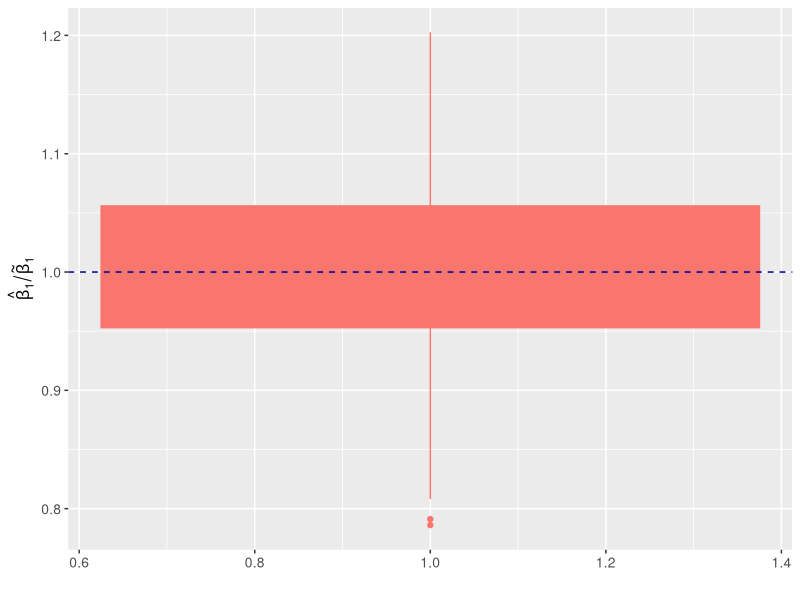
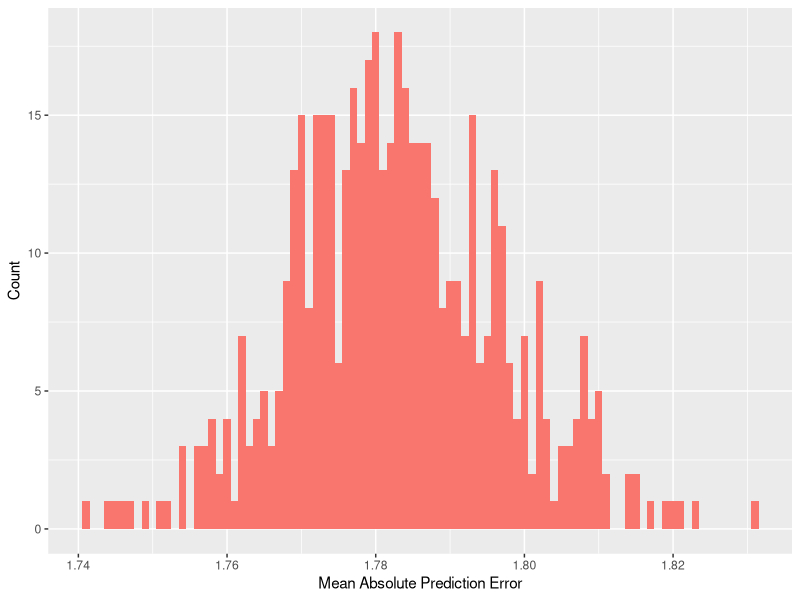

Write R code to recreate these figures, in order.
# Simulate data sets and store
rm(list=ls())
library(MASS)
set.seed(125)

# Set up storage
n.sim = 500
n.sub = 1000
n.cohort = 10000
datasets.sub = array(0, c(n.sub, 3, n.sim))
datasets.cohort = array(0, c(n.cohort, 3, n.sim))
# Col1: biomarker (M). Col2 = FFQ (W). Col3 = TDI (X)

# Mean and sd parameters drawn from Table 3 Prentice et al 2011b
# Truth X~N(mu.x, sig.x^2)
mu.x = log(2141)
sig.x = log(14)
for(i in 1:n.sim)
{
  datasets.sub[,3,i] = rnorm(n.sub, mu.x, sig.x)
  datasets.cohort[,3,i] = rnorm(n.cohort, mu.x, sig.x)
}

# Simulation settings:
# Considering lambda.wx = 0.1, 0.5, 0.8 and sig.m = alpha*sig.x for alpha = 0.5, 1, 2
# M and FFQ are MVN_2; mu.m = 0 + lambda*X; mu.w = mu.w + lambda*X; 
# Psi: diagonal i.e. M and W errors are uncorrelated rho.mw = 0. Or rho.mw = 0.1, 0.8.
alpha = 1; sig.m = alpha*sig.x
sig.w = log(28)
rho.mw = 0
Sigma = matrix(c(sig.m^2, sig.m*rho.mw*sig.w, sig.m*rho.mw*sig.w, sig.w^2), nrow=2)
mu.m = 0
mu.w = log(1485)
lambda.mx = 1
lambda.wx = 0.8
lambda = matrix(c(lambda.mx, lambda.wx), nrow=2, ncol=1)
for(i in 1:n.sim)
{
  datasets.sub[,1:2,i] = mvrnorm(n.sub, c(mu.m, mu.w), Sigma) + t(lambda%*%datasets.sub[,3,i])
  datasets.cohort[,1:2,i] = mvrnorm(n.cohort, c(mu.m, mu.w), Sigma) + t(lambda%*%datasets.cohort[,3,i])
}

# True parameters! X|W deriveable via Bayes Theorem
Psi.true = solve(sig.x^(-2) + sig.w^(-2)*lambda.wx^2)
beta0.true = Psi.true*sig.x^(-2)*mu.x - Psi.true*lambda.wx*sig.w^(-2)*mu.w
beta1.true = Psi.true*lambda.wx*sig.w^(-2)

# Calibration. Exact parameters from regressing M|W (after obtaining their marginal)
mu_a = lambda.mx*mu.x + mu.m
mu_b = lambda.wx*mu.x + mu.w
Omega = matrix(c(sig.m^2 + sig.x^2*lambda.mx^2, sig.m*rho.mw*sig.w + sig.x^2*lambda.mx*lambda.wx, sig.m*rho.mw*sig.w + sig.x^2*lambda.mx*lambda.wx, sig.w^2 + sig.x^2*lambda.wx^2),2,2)
gamma0.true = mu_a - Omega[1,2]*solve(Omega[2,2])*mu_b
gamma1.true = Omega[1,2]*solve(Omega[2,2])

# When rho.mw=0, all are equal. Not the case when rho.mw \neq 0.
c(beta0.true, gamma0.true)
c(beta1.true, gamma1.true)


################################################################################
# Run calibration by regressing biomarker on FFQ from sub study
beta.est.store = matrix(as.double(NA), nrow=n.sim, ncol=2)
pred.store = matrix(as.double(NA), nrow=n.sim, ncol=n.cohort)
pred.diffs = matrix(as.double(NA), nrow=n.sim, ncol=n.cohort)

for(i in 1:n.sim)
{
  # Regress biomarker on FFQ from sub study
  res = lm(datasets.sub[,1,i]~datasets.sub[,2,i])
  beta.est.store[i,] = res$coef
  
  # Predict TDI from FFQ for cohort data
  pred.store[i,] = res$coef[1] + res$coef[2]*datasets.cohort[,2,i]
  pred.diffs[i,] = pred.store[i,] - datasets.cohort[,3,i]
}

# Plot some beta results
library(ggplot2)
dat = data.frame(beta.est.store[,2]/c(beta1.true))
names(dat) = c("BetaRatio")
ggplot()+
  geom_boxplot(aes(x=1, y=BetaRatio, fill="red", color="red"), data=dat)+
  labs(y = expression(hat(beta)[1]/tilde(beta)[1]), x="")+
  theme(legend.position="none", axis.title=element_text(size=12), axis.text=element_text(size=10))+
  geom_hline(yintercept=1, colour="#000099", linetype="dashed")


# Plot some prediction results
dat = data.frame(apply(abs(pred.diffs),1,mean)) # Mean absolute error
names(dat) = c("mae")

ggplot()+
  geom_histogram(aes(mae, fill = "blue"), binwidth=0.001, data=dat)+
  labs(x="Mean Absolute Prediction Error", y="Count")+
  theme(legend.position="none")


